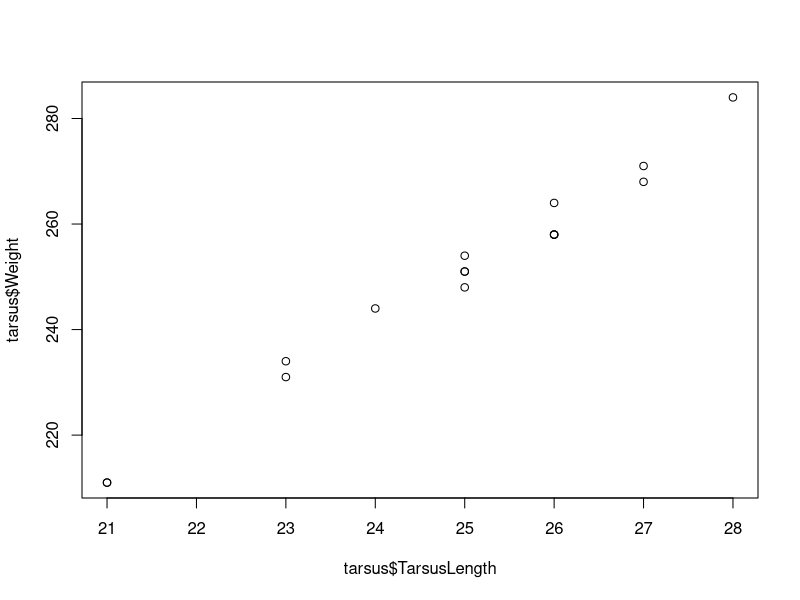
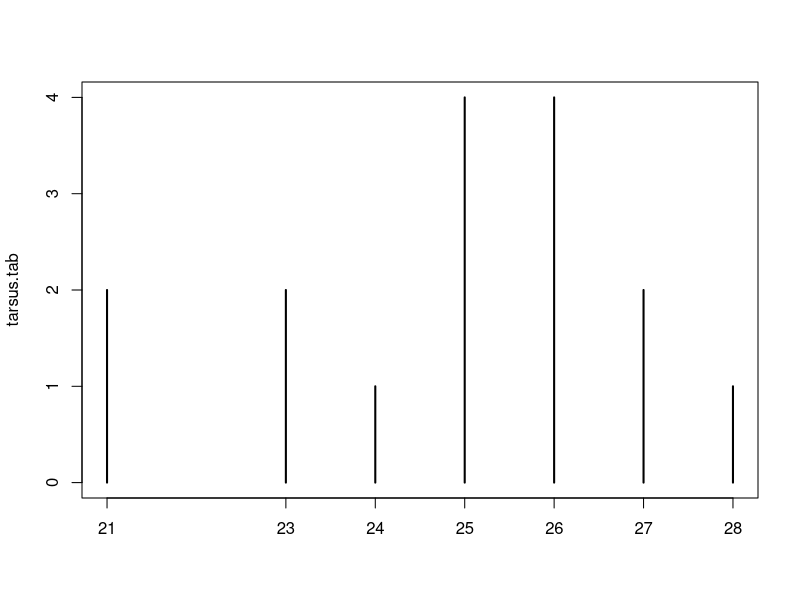
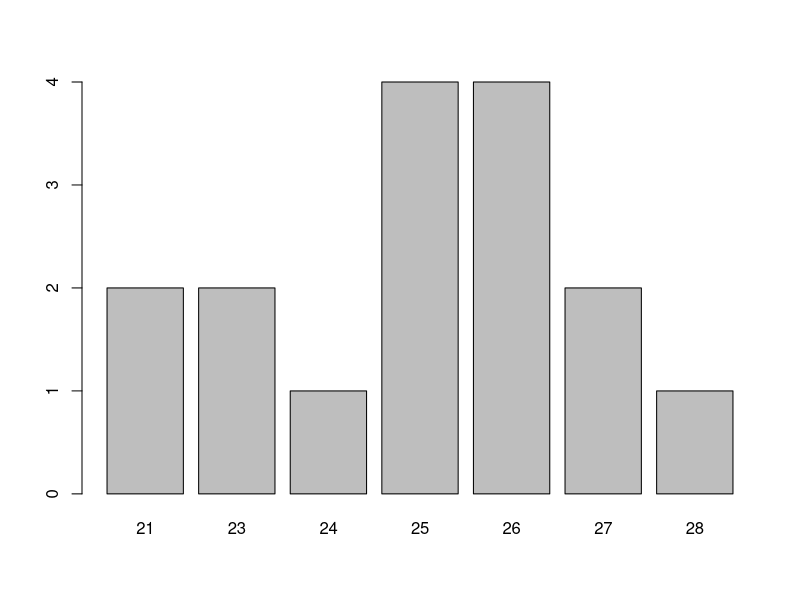

Recreate these plots in R, in order.
tarsus <- read.table("tarsus.txt", header = T)
tarsus

tarsus$TarsusLength
tarsus$Weight

plot(tarsus$TarsusLength,tarsus$Weight)

tarsus.tab <- table(tarsus$TarsusLength)
tarsus.tab

plot(tarsus.tab)
barplot(tarsus.tab)
